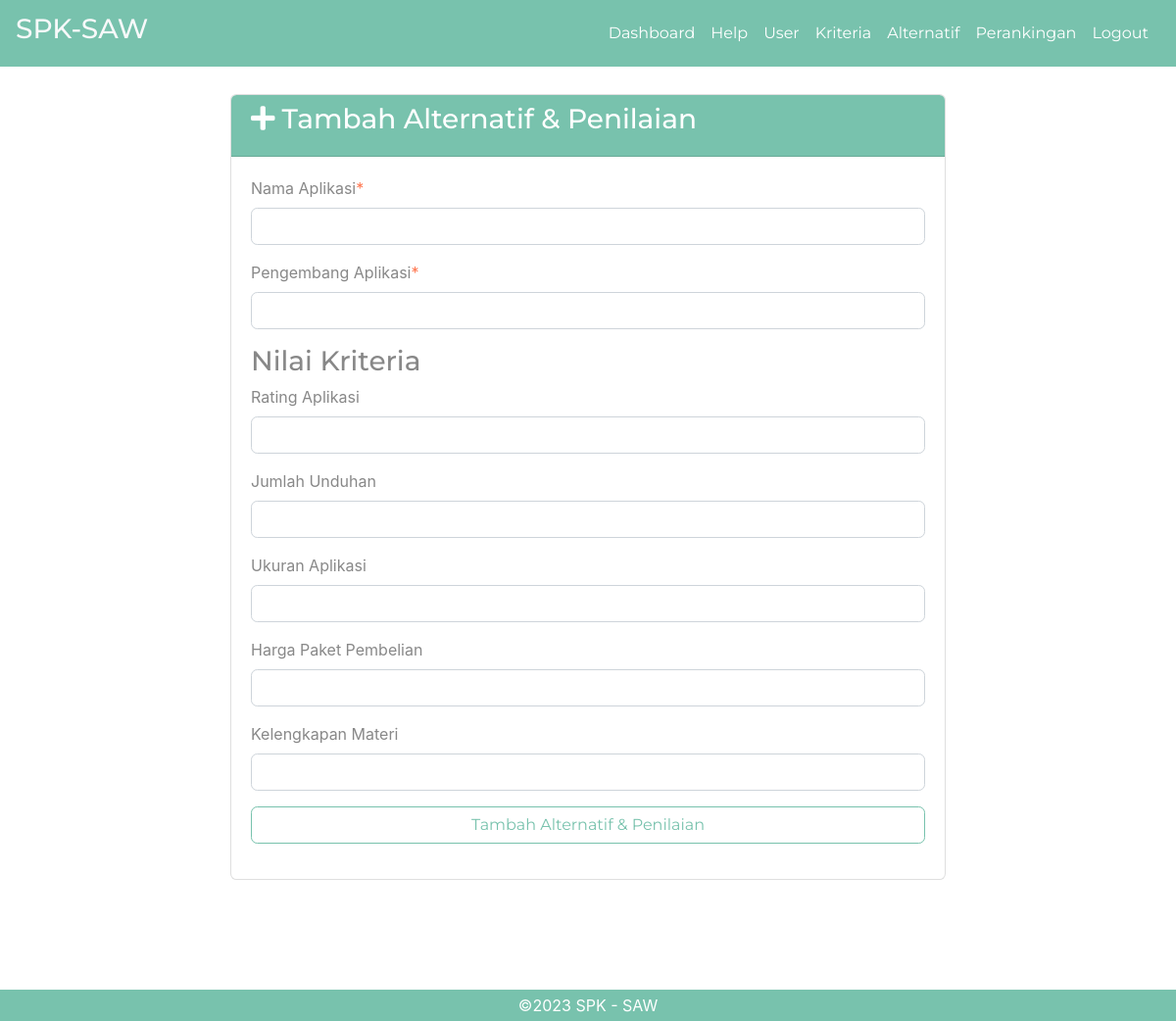
The page /tambah-alternatif.php (signed in) on the database its author committed.
### tables this page shows
CREATE TABLE `kriteria` (
  `id_kriteria` int(10) NOT NULL,
  `nama` varchar(30) NOT NULL,
  `type` enum('benefit','cost') NOT NULL,
  `bobot` float NOT NULL,
  `ada_pilihan` tinyint(1) DEFAULT NULL,
  `urutan_order` int(2) NOT NULL
);

### tambah-alternatif.php (the view, shortened to what this page needs)
<?php require_once('includes/init.php'); ?>
<?php
$nama_aplikasi = (isset($_POST['nama_aplikasi'])) ? trim($_POST['nama_aplikasi']) : '';
?>
<?php
require_once('head.php');
require_once('navbar.php');
?>
<div class="container pt-5 pb-5">
	<div class="row ">
		<div class="col col-md-8 mx-auto">
			<div class="card mb-5">
			<div class="card-header pt-2 bg-primary text-white">
				<h3> <i class="fa fa-plus" >&nbsp</i>Tambah Alternatif & Penilaian</h3>
			</div>
				<div class="card-body">
					<form action="tambah-alternatif.php" method="post">
						<div class="form-group">
							<label>Nama Aplikasi<span class="text-danger">*</span></label>
							<input type="text" class="form-control" name="nama_aplikasi" value="<?php echo $nama_aplikasi; ?>">
						</div>
						<div class="form-group">
							<label>Pengembang Aplikasi<span class="text-danger">*</span></label>
							<input type="text" class="form-control" name="pengembang" value="<?php echo $nama_aplikasi; ?>">
						</div>
						<h3>Nilai Kriteria</h3>
						<?php
						$query = $pdo->prepare('SELECT id_kriteria, nama, ada_pilihan FROM kriteria ORDER BY urutan_order ASC');
						$query->execute();
						$query->setFetchMode(PDO::FETCH_ASSOC);
						if($query->rowCount() > 0):
							while($kriteria = $query->fetch()):
							?>
								<div class="form-group">
									<label><?php echo $kriteria['nama']; ?></label>
									<?php if(!$kriteria['ada_pilihan']): ?>
										<input type="number" class="form-control" step="0.001" name="kriteria[<?php echo $kriteria['id_kriteria']; ?>]">
									<?php endif; ?>
								</div>
							<?php
							endwhile;
						else:
							echo '<p>Kriteria masih kosong.</p>';
						endif;
						?>
						<div class="form-group">
							<button type="submit" name="submit" value="submit" class="btn btn-outline-primary form-control">Tambah Alternatif & Penilaian</button>
						</div>
					</form>
				</div>
			</div>
			</div>
		</div>
	</div>
<?php
require_once('foot.php');

### rows shown on the page
kriteria: nama "Rating Aplikasi"
kriteria: nama "Jumlah Unduhan"
kriteria: nama "Ukuran Aplikasi"
kriteria: nama "Harga Paket Pembelian"
kriteria: nama "Kelengkapan Materi"
